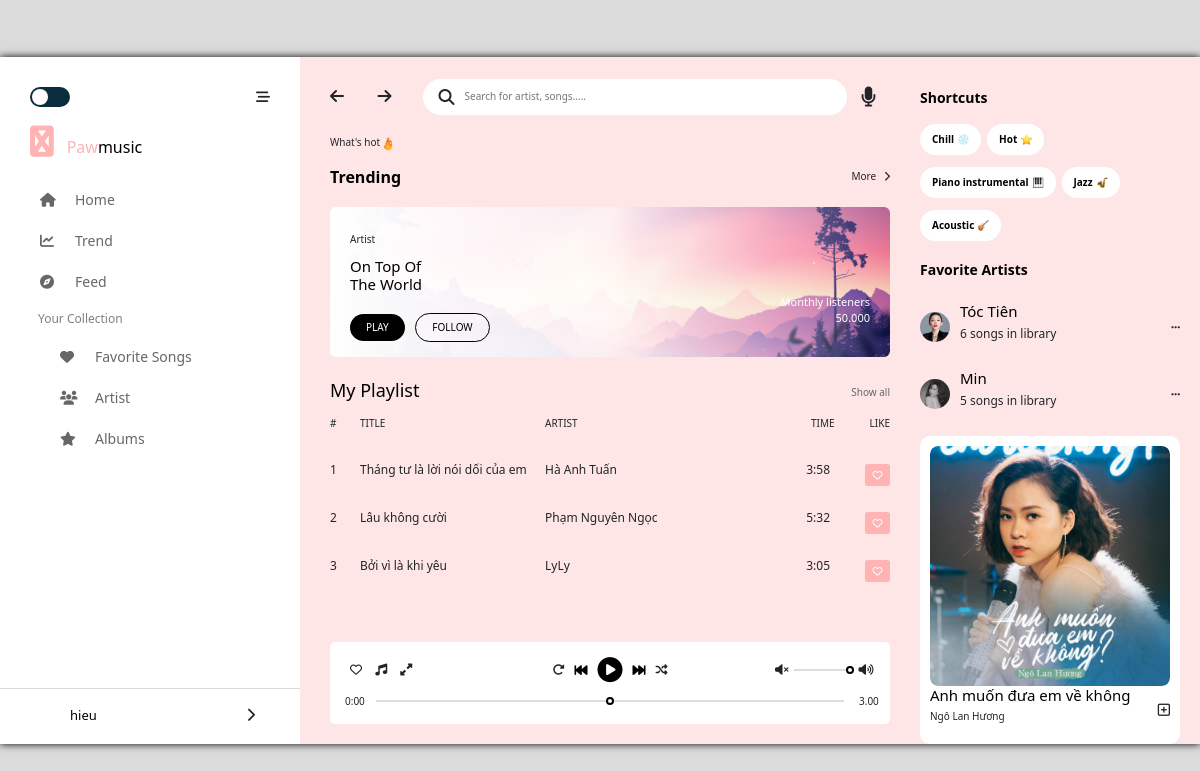
The app's page /home/ (signed in) with its own data.
### songs/models.py (models this page shows)
class Song(models.Model):
    name = models.TextField(max_length=256)
    time = models.TextField(max_length=50)
    linkSave = models.TextField()
    artist = models.ForeignKey(
        Artist,
        on_delete=models.CASCADE,
        blank=False,
        null=True)#1-n

### artists/models.py (models this page shows)
class Artist(models.Model):
    name = models.TextField(max_length=256)
    linkImage = models.TextField()

### authentication/views.py (the view)
# urls.py: path('home/', views.home, name='home'),
def home(request):
    songs = Song.objects.all()
    return render(request, "authentication/index.html",{"firstname": request.session['firstname'],"songs": songs})

### templates/authentication/index.html (shortened to what this page needs)
{% extends './base.html' %}
    {% block content %}
    {% if user.is_authenticated %}
    <div id="main" style="width: 100%;">
        <div id="container" >
            <div id="navbar">
                <div class="navbar-container">
                    <header>
                        <span class="check">
                            <span class="ball"></span>
                        </span>
                        <i class="fas fa-stream js-hide-navbar"></i>
                    </header>
                    <div class="logo">
                        <i class="navbar__logo fab fa-solid fa-paw"></i>
                        <span class="navbar__primary-text">Paw</span><span>music</span>
                    </div>
                    <div class="navbar-content">
                        <nav>
                                <li class="navbar-content__icon">
                                    <a href="#"><i class="fas fa-home"></i>Home</a>
                                </li>
                                <li class="navbar-content__icon">
                                    <a href="/song"><i class="fas fa-chart-line"></i>Trend</a>
                                </li>
                                <li class="navbar-content__icon">
                                    <a href="#"><i class="fas fa-compass"></i>Feed</a>
                                </li>
                        </nav>
                        <nav>
                            <p class=" navbar-content__title">Your Collection</p>
                            <ul>
                                <li class="navbar-content__icon">
                                    <a href="#"><i class="fas fa-heart"></i>Favorite Songs</a>
                                </li>
                                <li class="navbar-content__icon">
                                    <a href="#"><i class="fas fa-users"></i>Artist</a>
                                </li>
                                <li class="navbar-content__icon">
                                    <a href="#"><i class="fas fa-star"></i>Albums</a>
                                </li>
                            </ul>
                        </nav>
                    </div>
                </div>
                <div class="navbar-user">
                    <div class="navbar-user__container">
                        <div class="user-avt">
                        </div>
                        <div class="user-name">{{ firstname }}</div>
                        <div class="user-menulists">
                            <div class="more-info">
                                <i class="fas fa-chevron-right"></i>
                            </div>
                        </div>
                    </div>
                </div>
            </div>
            <div id="main-content" >
                <header>
                    <nav class="main-content__header-nav">
                        <i class="fas fa-arrow-left"></i>
                        <i class="fas fa-arrow-right"></i>
                    </nav>
                    <div class="main-content__search-form">
                        <i class="fas fa-search search-btn"></i>
                        <input type="text" class="search-input" placeholder="Search for artist, songs.....">
                    </div>
                    <div class="main-content__record">
                        <i class="fa fa-microphone record-btn" aria-hidden="true"></i>
                    </div>
                </header>
                {% load static %}
                <p class="main-content__des">What's hot<span><img src="{% static '/img/fire.png' %}" alt="" width="16px" height="17px"></span></p>
                <div class="main-content__trend">
                    <div class="main-content__trend-title">Trending</div>
                    <div class="main-content__trend-more btn-hover">
                        More
                        <span><i class="fas fa-chevron-right"></i></span>
                    </div>
                </div>
                <div class="main-content__banner">
                    <p class="main-content__banner-artist">Artist</p>
                    <h4 class="main-content__banner-des">On Top Of The World</h4>
                    <div class="main-content__banner-btn">
                        <button class="play-btn">PLAY</button>
                        <button class="follow-btn">FOLLOW</button>
                    </div>
                    <span class="main-content__view">Monthly listeners
                        <p>50.000</p>
                    </span>
                </div>
                <div class="my-playlist">
                    <div class="playlist-head">
                        <h4>My Playlist</h4>
                        <a class="btn-hover">Show all</a>
                    </div>
                    <div class="playlist-list">
                        <div class="playlist playlist-list__title">
                            <p class="playlist__number">#</p>
                            <p class="playlist__title">TITLE</p>
                            <p class="playlist__artist">ARTIST</p>
                            <p class="playlist__time">TIME</p>
                            <p class="">LIKE</p>
                        </div>
                        {% for song in songs %}
                            <div class="playlist playlist--hover">
                                <p class="playlist__number">{{song.id}}</p>
                                <p class="playlist__title">{{song.name}}</p>
                                <p class="playlist__artist">{{song.artist.name}}</p>
                                <p class="playlist__time">{{song.time}}</p>
                                <a class="btn btn-dark" id="{{song.id}}" style="background-color: rgb(255, 179, 179) !important; border: 0px;" onclick="FS({{song.id}})"><i class="far fa-heart fs"></i></a>
                            </div>
                        {% endfor %}
                    </div>
                </div>
                <div class="play-song">
                    <div class="play-control">
                        <div class="play-control__act">
                            <i class="far fa-heart" ></i>
                            <i class="fas fa-music"></i>
                            <i class="fas fa-expand-alt"></i>
                        </div>
                        <div class="play-control__main">
                            <i class="fas fa-redo-alt play-repeat"></i>
                            <i class="fas fa-fast-backward play-backward main-icon"></i>
                            <span class="play-inner">
                                <i class="fas fa-play-circle play-icon main-icon main-icon--big"></i>
                            </span>
                            <i class="fas fa-fast-forward play-forward main-icon"></i>
                            <i class="fas fa-random shuffle-song"></i>
                        </div>
                        <div class="play-control__volume">
                            <i class="fas fa-volume-mute"></i>
                            <input type="range" id="volume" class="volume" value ="1" min = "0" max="1" step="0.1">
                            <i class="fas fa-volume-up"></i>
                        </div>
                    </div>
                    <div class="play-seekbar">
                        <div class="timer__left">0:00</div>
                        <input type="range" name="range" id="range" class="range" />
                        {% load static %}
                        <div class="timer__right">3.00</div>
                    </div>
                </div>
            </div>
            <div id="sidebar">
                <div class="sidebar__shortcuts">
                    <p class="sidebar__shortcuts-title">Shortcuts
                    </p>
                    <div class="sidebar__shortcuts-items">
                        <span class="sidebar__shortcuts-item">Chill
                            {% load static %}
                            <img src="{% static '/img/snow.png' %}" alt="">
                        </span>
                        <span class="sidebar__shortcuts-item">Hot
                            {% load static %}
                            <img src="{% static '/img/star.png' %}" alt="">
                        </span>
                        <span class="sidebar__shortcuts-item">Piano instrumental
                            {% load static %}
                            <img src="{% static '/img/piano.png' %}" alt="">
                        </span>
                        <span class="sidebar__shortcuts-item">Jazz
                            {% load static %}
                            <img src="{% static '/img/jazz.png' %}" alt="">
                        </span>
                        <span class="sidebar__shortcuts-item">Acoustic
                            {% load static %}
                            <img src="{% static '/img/ghitar.png' %}" alt="">
                        </span>
                    </div>
                </div>
                <div class="sidebar__favorite">
                    <p class="sidebar__favorite-title">Favorite Artists</p>
                    <div class="sidebar__favorite-list">
                        <div class="artist-info__avt">
                            {% load static %}
                            <img src="{% static '/img/tt.jpg' %}" alt="">
                        </div>
                        <div class="artist-info">
                            <h4 class="artist-info__name">Tóc Tiên</h4>
                            <p class="artist-info__song">6 songs in library</p>
                        </div>
                        <i class="fas fa-ellipsis-h"></i>
                    </div>
                    <div class="sidebar__favorite-list">
                        <div class="artist-info__avt">
                            {% load static %}
                            <img src="{% static '/img/min.jpg' %}" alt="">
                        </div>
                        <div class="artist-info">
                            <h4 class="artist-info__name">Min</h4>
                            <p class="artist-info__song">5 songs in library</p>
                        </div>
                        <i class="fas fa-ellipsis-h"></i>
                    </div>
                </div>
                <div class="sidebar__suggest-album">
                    <div class="suggest-album">
                        <div class="suggest-album__img-container">
                            {% load static %}
                            <img src="{% static '/img/nlh.jpg' %}" alt="">
                        </div>
                        <div class="suggest-album__content">
                            <div class="suggest-album__info">
                                <h4>Anh muốn đưa em về không</h4>
                                <p>Ngô Lan Hương</p>
                            </div>
                            <i class="far fa-plus-square"></i>
                        </div>
                    </div>
                </div>
            </div>
        </div>
    </div>
    {% else %}
    <h3>Welcome!</h3>
    <a href="/signup" class="btn btn-success" role="button">Sign up</a>
    <a href="/signin" class="btn btn-primary" role="button">Sign in</a>
    {% endif %}
    {% endblock %}

### records on screen
Song: id "1", name "Tháng tư là lời nói dối của em", artist.name "Hà Anh Tuấn", time "3:58"
Song: id "2", name "Lâu không cười", artist.name "Phạm Nguyên Ngọc", time "5:32"
Song: id "3", name "Bởi vì là khi yêu", artist.name "LyLy", time "3:05"

### other values on screen
{{ firstname }} "hieu"
